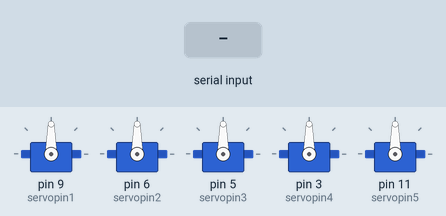
A sketch run on a simulated Arduino Uno, built with avr-gcc and run on an emulated ATmega328P. Shown: 5 × servo. The inputs (shaded band) are chosen by the test bench.

Above: at 1.2 s.
1.3 s: "o" received over Serial
At 1.7 s:
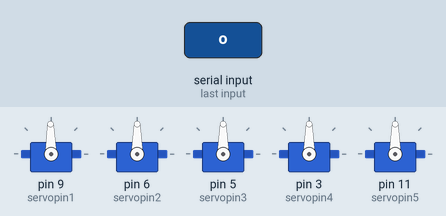
2.8 s: byte 101 (101) received over Serial
At 4.0 s:
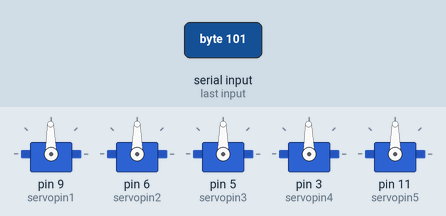
4.3 s: byte 119 (119) received over Serial
At 5.4 s:
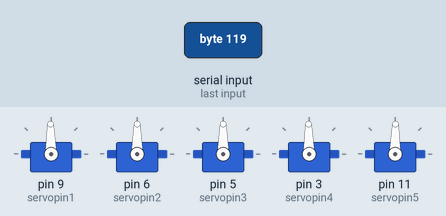
5.8 s: "p" received over Serial
At 6.6 s:
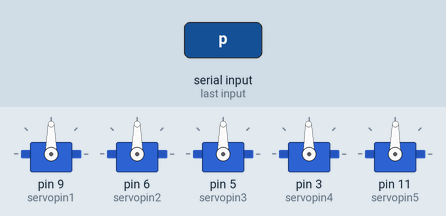
Timing chart, 0 to 8.3 s (numbered marks = the images above; inputs shaded):
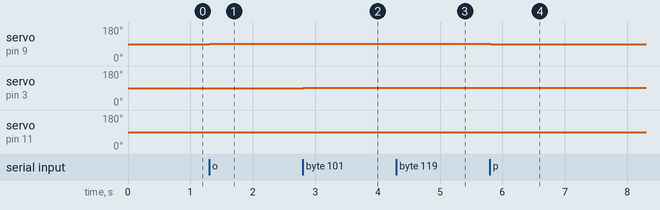

Measured:
- after the input at 1.3 s, servo on pin 9 (servopin1): 90° → 91° at once
- after the input at 2.8 s, servo on pin 3 (servopin4): 90° → 91° at once
- after the input at 4.3 s, servo on pin 11 (servopin5): 90° → 89° at once
- after the input at 5.8 s, servo on pin 9 (servopin1): 91° → 90° at once

The sketch:

AdeeptArmRobot.ino
```cpp
/***********************************************************
File name: AdeeptArmRobot.ino
Description:Control the robotic arm to grab objects through the upper
            computer interface written by Processing.
Website: www.adeept.com
E-mail: support@adeept.com
Author: Tom
Date: 2020/12/12
***********************************************************/
#include <Servo.h>
int servopin1 = 9;    //Define servo interface digital interface 9
int servopin2 = 6;    //Define servo interface digital interface 6
int servopin3 = 5;    //Define servo interface digital interface 5
int servopin4 = 3;    //Define servo interface digital interface 3
int servopin5 = 11;   //Define servo interface digital interface 11

int moveServoData;
int servo1Angle=90;
int servo2Angle=90;
int servo3Angle=90;
int servo4Angle=90;
int servo5Angle=90;
Servo servo1;
Servo servo2;
Servo servo3;
Servo servo4;
Servo servo5;
int angle = 90;        //Angle of rotation of the servo

boolean autoLock = false;
//boolean key_mouse_lock = false;
boolean closeLock = false;

void setup() {
  // put your setup code here, to run once:
  pinMode(servopin1,OUTPUT);//Set the servo interface as the output interface
  pinMode(servopin2,OUTPUT);//Set the servo interface as the output interface
  pinMode(servopin3,OUTPUT);//Set the servo interface as the output interface
  pinMode(servopin4,OUTPUT);//Set the servo interface as the output interface
  pinMode(servopin5,OUTPUT);//Set the servo interface as the output interface
  Serial.begin(9600);
  servo1.attach(servopin1);
  servo2.attach(servopin2);
  servo3.attach(servopin3);
  servo4.attach(servopin4);
  servo5.attach(servopin5);
  servo1.write(90);
  servo2.write(90);
  servo3.write(90);
  servo4.write(90);
  servo5.write(90);
  delay(20);
  //servo1Pulse(90);
}
void loop() {
  delay(20);
  do{
    moveServoData = Serial.read();
    if (moveServoData == 111) {//o
      autoLock = false;
      closeLock=false;
      servo1Angle++;
      if(servo1Angle>=180){servo1Angle=180;}
      servo1.write(servo1Angle);
    }
    if (moveServoData == 112){//p
      autoLock = false;
      closeLock=false;
      servo1Angle--;
      if(servo1Angle<=0){servo1Angle=0;}
      servo1.write(servo1Angle);
    }
    if (moveServoData == 117) {//u
      autoLock = false;
      closeLock=false;
      servo2Angle++;
      if(servo2Angle>=180){servo2Angle=180;}
      servo2.write(servo2Angle);
    }
    if (moveServoData == 105) {//i
      autoLock = false;
      closeLock=false;
      servo2Angle--;
      if(servo2Angle<=0){servo2Angle=0;}
      servo2.write(servo2Angle);
    }
    if (moveServoData == 116) {//t
      autoLock = false;
      closeLock=false;
      servo3Angle++;
      if(servo3Angle>=180){servo3Angle=180;}
      servo3.write(servo3Angle);
    }
    if (moveServoData == 121) {//y
      autoLock = false;
      closeLock=false;
      servo3Angle--;
      if(servo3Angle<=0){servo3Angle=0;}
      servo3.write(servo3Angle);
    }


    if (moveServoData == 101) {//e
      autoLock = false;
      closeLock=false;
      servo4Angle++;
      if(servo4Angle>=180){servo4Angle=180;}
      servo4.write(servo4Angle);
    }
    if (moveServoData == 114) {//r
      autoLock = false;
      closeLock=false;
      servo4Angle--;
      if(servo4Angle<=0){servo4Angle=0;}
      servo4.write(servo4Angle);
    }
    if(moveServoData == 113) {//q
      autoLock = false;
      closeLock=false;
      servo5Angle++;
      if(servo5Angle>=90){servo5Angle=90;}
      servo5.write(servo5Angle);
    }
    if(moveServoData == 119) {//w
      autoLock = false;
      closeLock=false;
      servo5Angle--;
      if(servo5Angle<=35){servo5Angle=35;}
      servo5.write(servo5Angle);
    }
    if(moveServoData == 110){//n
      autoLock = true;
//      key_mouse_lock = false;
      closeLock=false;
    }
  }
  while(Serial.available()>0);

}
```
